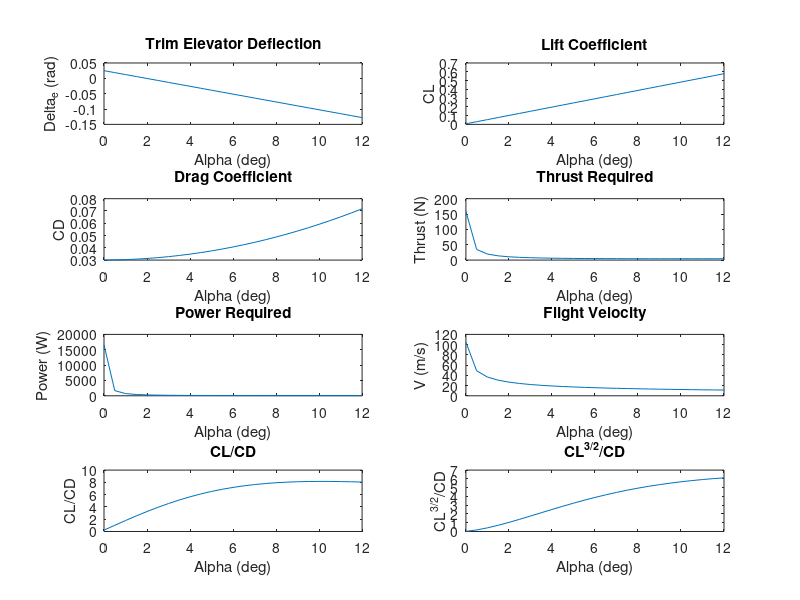
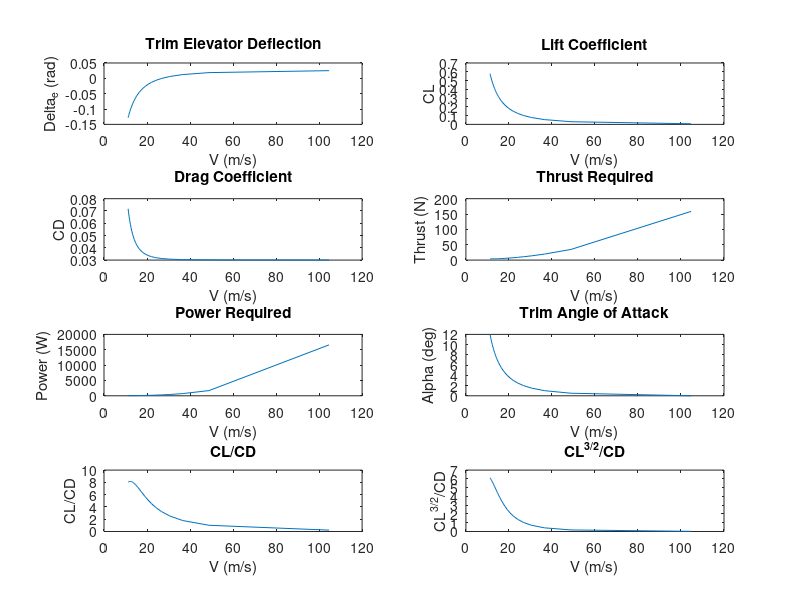

These charts were generated, in order, by the following MATLAB code: (Note: this script raises an error after producing the figures.)
% Clear any old variables and close plots
clear all;
close all;
clc;


Cr = 0.9;          % Root chord (m)
Ct = 0.15;         % Tip chord (m)
b = 1.5;           % Span (m)
e = 0.89;          % Oswald efficiency factor
CD0 = 0.03;        % Zero-lift drag coeff
Cm0 = 0.01;        % Zero-alpha pitching moment coeff
CL_alpha = 2.92;   % Lift slope (per rad)
CL_deltae = 0.265; % Lift due to elevator (per rad? assuming, but document doesn't specify units—check if needed)
Cm_alpha = -0.292; % Pitching moment slope (per rad)
Cm_deltae = -0.4;  % Pitching moment due to elevator (per rad? same note)
m = 3.5;           % Mass (kg)
rho = 1.225;       % Air density (kg/m^3)
g = 10;            % Gravity (m/s^2)
CL0 = 0;           % Assume zero-lift CL (not given, standard assumption)

W = m * g;         % Weight (N)


lambda = Ct / Cr;                    % Taper ratio
S = (b / 2) * Cr * (1 + lambda);    % Planform area (m^2) — note: document has S = b/2 * Cr (1+λ), but standard is (Cr+Ct)*b/2 = Cr*(1+λ)*b/2, yes same
AR = b^2 / S;                        % Aspect ratio
k = 1 / (pi * e * AR);              % Induced drag factor

% Display preprocessing results 
disp('Preprocessing Results:');
disp(['Taper Ratio (lambda): ', num2str(lambda)]);
disp(['Planform Area (S): ', num2str(S), ' m^2']);
disp(['Aspect Ratio (AR): ', num2str(AR)]);
disp(['Induced Drag Factor (k): ', num2str(k)]);


alpha_deg = 0:0.5:12;                % From 0 to 12 deg, step 0.5
num_points = length(alpha_deg);    


alpha_rad = zeros(1, num_points);
deltae_trim = zeros(1, num_points);
CL_trim = zeros(1, num_points);
V = zeros(1, num_points);
CD = zeros(1, num_points);
Tr = zeros(1, num_points);
Pr = zeros(1, num_points);
L_over_D = zeros(1, num_points);
L32_over_D = zeros(1, num_points);


for i = 1:num_points
    alpha_rad(i) = deg2rad(alpha_deg(i));  % Convert to radians
    
    % Trim elevator deflection from Cm = 0
    deltae_trim(i) = - (Cm0 + Cm_alpha * alpha_rad(i)) / Cm_deltae;
    
    % Corresponding lift coefficient
    CL_trim(i) = CL0 + CL_alpha * alpha_rad(i) + CL_deltae * deltae_trim(i);
    
    % Flight velocity from lift = weight
    V(i) = sqrt(2 * W / (rho * S * CL_trim(i)));
    
    % Drag coefficient
    CD(i) = CD0 + k * CL_trim(i)^2;
    
    % Thrust required
    Tr(i) = 0.5 * rho * V(i)^2 * S * CD(i);
    
    % Power required
    Pr(i) = Tr(i) * V(i);
    
    % Performance metrics
    L_over_D(i) = CL_trim(i) / CD(i);
    L32_over_D(i) = CL_trim(i)^(3/2) / CD(i);
end


% Plot vs angle of attack (alpha_deg)
figure(1); 
subplot(4,2,1); plot(alpha_deg, deltae_trim); xlabel('Alpha (deg)'); ylabel('Delta_e (rad)'); title('Trim Elevator Deflection');
subplot(4,2,2); plot(alpha_deg, CL_trim); xlabel('Alpha (deg)'); ylabel('CL'); title('Lift Coefficient');
subplot(4,2,3); plot(alpha_deg, CD); xlabel('Alpha (deg)'); ylabel('CD'); title('Drag Coefficient');
subplot(4,2,4); plot(alpha_deg, Tr); xlabel('Alpha (deg)'); ylabel('Thrust (N)'); title('Thrust Required');
subplot(4,2,5); plot(alpha_deg, Pr); xlabel('Alpha (deg)'); ylabel('Power (W)'); title('Power Required');
subplot(4,2,6); plot(alpha_deg, V); xlabel('Alpha (deg)'); ylabel('V (m/s)'); title('Flight Velocity');
subplot(4,2,7); plot(alpha_deg, L_over_D); xlabel('Alpha (deg)'); ylabel('CL/CD'); title('CL/CD');
subplot(4,2,8); plot(alpha_deg, L32_over_D); xlabel('Alpha (deg)'); ylabel('CL^{3/2}/CD'); title('CL^{3/2}/CD');

% Also plot vs velocity (V) as alternative
figure(2);
subplot(4,2,1); plot(V, deltae_trim); xlabel('V (m/s)'); ylabel('Delta_e (rad)'); title('Trim Elevator Deflection');
subplot(4,2,2); plot(V, CL_trim); xlabel('V (m/s)'); ylabel('CL'); title('Lift Coefficient');
subplot(4,2,3); plot(V, CD); xlabel('V (m/s)'); ylabel('CD'); title('Drag Coefficient');
subplot(4,2,4); plot(V, Tr); xlabel('V (m/s)'); ylabel('Thrust (N)'); title('Thrust Required');
subplot(4,2,5); plot(V, Pr); xlabel('V (m/s)'); ylabel('Power (W)'); title('Power Required');
subplot(4,2,6); plot(V, alpha_deg); xlabel('V (m/s)'); ylabel('Alpha (deg)'); title('Trim Angle of Attack');
subplot(4,2,7); plot(V, L_over_D); xlabel('V (m/s)'); ylabel('CL/CD'); title('CL/CD');
subplot(4,2,8); plot(V, L32_over_D); xlabel('V (m/s)'); ylabel('CL^{3/2}/CD'); title('CL^{3/2}/CD');


results_table = table(alpha_deg', V', deltae_trim', CL_trim', CD', Tr', Pr', L_over_D', L32_over_D', ...
    'VariableNames', {'Alpha_deg', 'V_mps', 'Deltae_rad', 'CL', 'CD', 'Thrust_N', 'Power_W', 'CL_CD', 'CL32_CD'});
disp(results_table);  % Show in Command Window
writetable(results_table, 'UAV_Results.xlsx');
